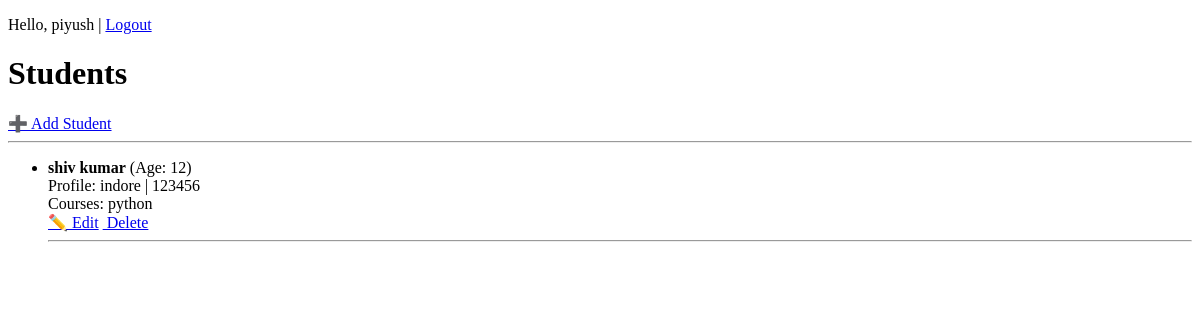
The app's page / (signed in), older data.
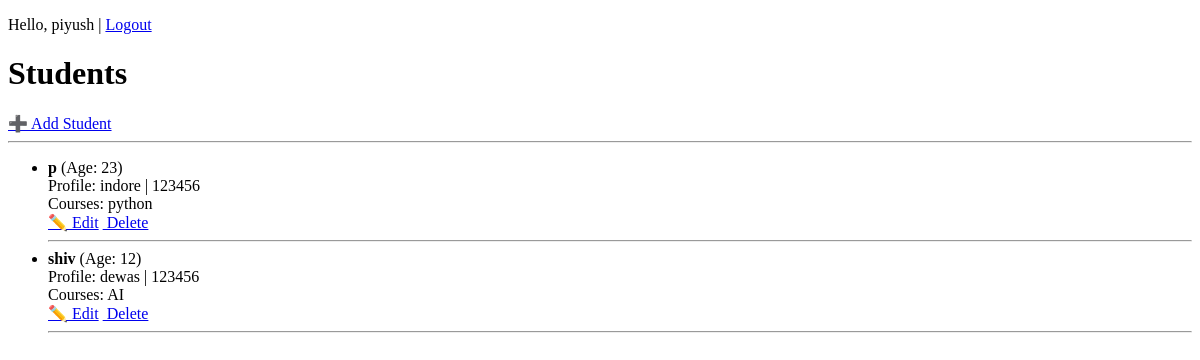
The same page, newer data.
### core/models.py (models this page shows, shortened)
class Student(models.Model):
    name = models.CharField(max_length=100)
    age = models.IntegerField()
    profile = models.OneToOneField(Profile, on_delete=models.CASCADE)
    courses = models.ManyToManyField(Course)

class Profile(models.Model):
    address = models.CharField(max_length=255)
    phone = models.CharField(max_length=15)

class Course(models.Model):
    name = models.CharField(max_length=100)
    credits = models.IntegerField()
    department = models.ForeignKey(Department, on_delete=models.CASCADE)

### core/views.py (the view)
# urls.py: path('', views.student_list, name='student_list'),
@login_required
def student_list(request):
    students = Student.objects.all()
    return render(request, 'core/student_list.html', {'students': students})

### core/templates/core/student_list.html (shortened to what this page needs)
<!DOCTYPE html>
<html>
<head>
</head>
<body>
{% if request.user.is_authenticated %}
    <p>Hello, {{ request.user.username }} | <a href="{% url 'logout' %}">Logout</a></p>
{% else %}
    <p><a href="{% url 'login' %}">Login</a></p>
{% endif %}
    <h1>Students</h1>
    <a href="{% url 'student_create' %}">➕ Add Student</a>
    <hr>
    {% if students %}
        <ul>
            {% for student in students %}
                <li>
                    <strong>{{ student.name }}</strong> (Age: {{ student.age }})
                    <br>Profile: {{ student.profile.address }} | {{ student.profile.phone }}
                    <br>Courses:
                    {% for course in student.courses.all %}
                        {{ course.name }}{% if not forloop.last %}, {% endif %}
                    {% empty %}
                        No courses enrolled.
                    {% endfor %}
                    <br>
                    <a href="{% url 'student_update' student.pk %}">✏️ Edit</a>
                    <a href="{% url 'student_delete' student.pk %}">️ Delete</a>
                </li>
                <hr>
            {% endfor %}
        </ul>
    {% else %}
        <p>No students available.</p>
    {% endif %}
</body>
</html>

Row changes from the older to the newer data that the page shows:
removed Student: name "shiv kumar", age "12", profile.address "indore", profile.phone "123456", Course (name "python")
added Student: name "p", age "23", profile.address "indore", profile.phone "123456", Course (name "python")
added Student: name "shiv", age "12", profile.address "dewas", profile.phone "123456"
now on this page (row edited): Course: name "AI", shown under "shiv"
